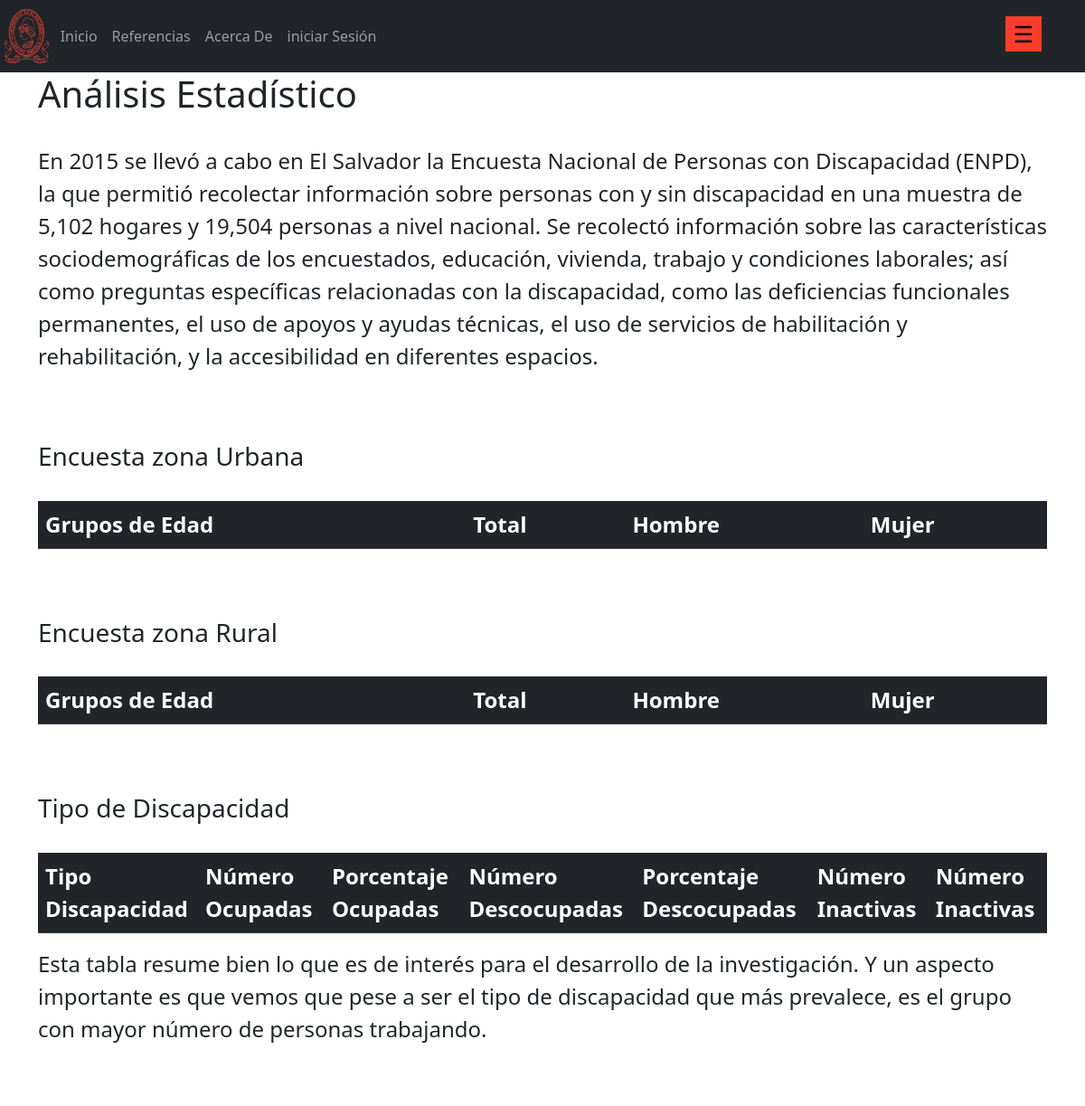
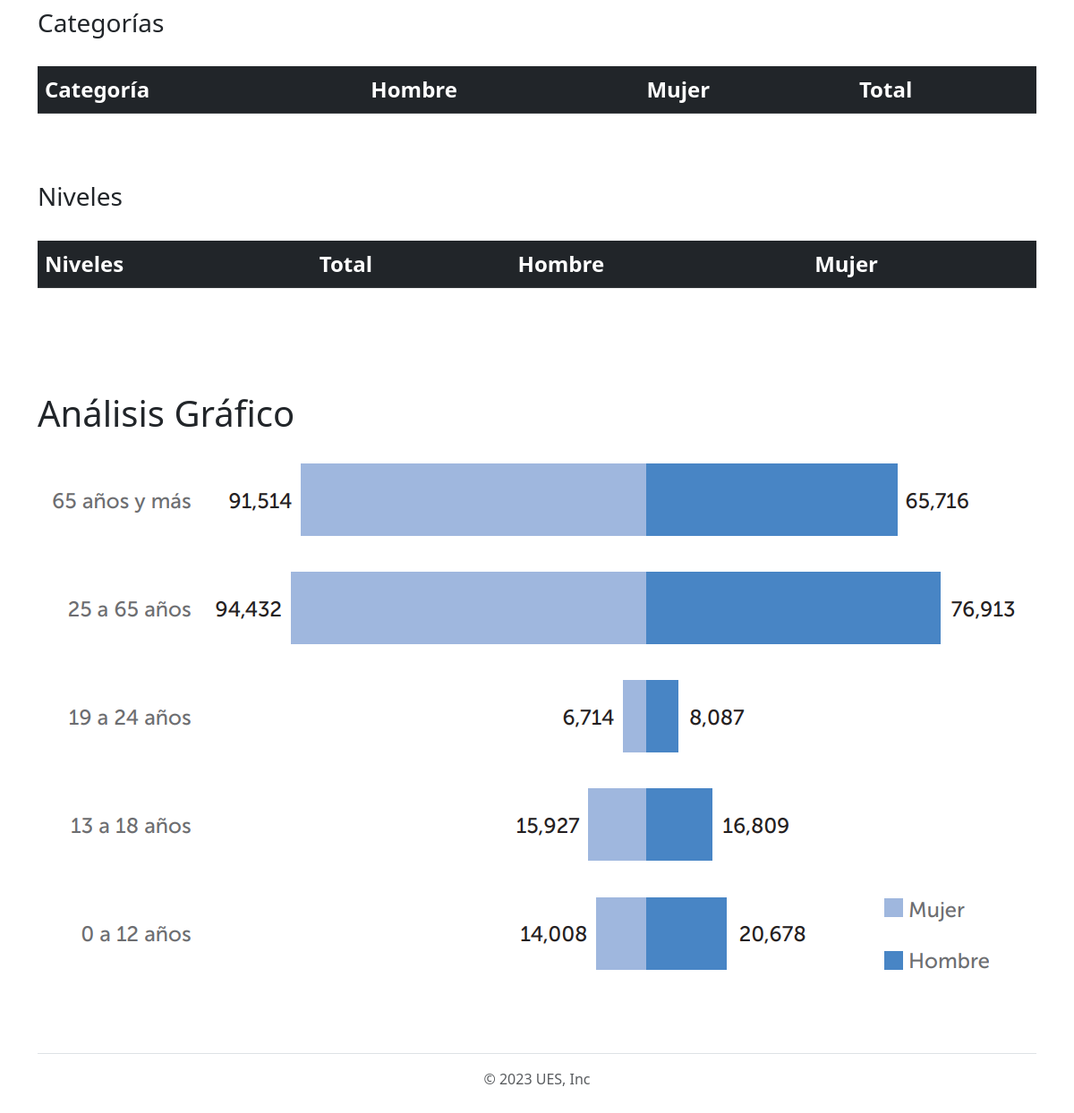
Page /trabajo/trabajo on the earlier database version (2 pictures, top to bottom).
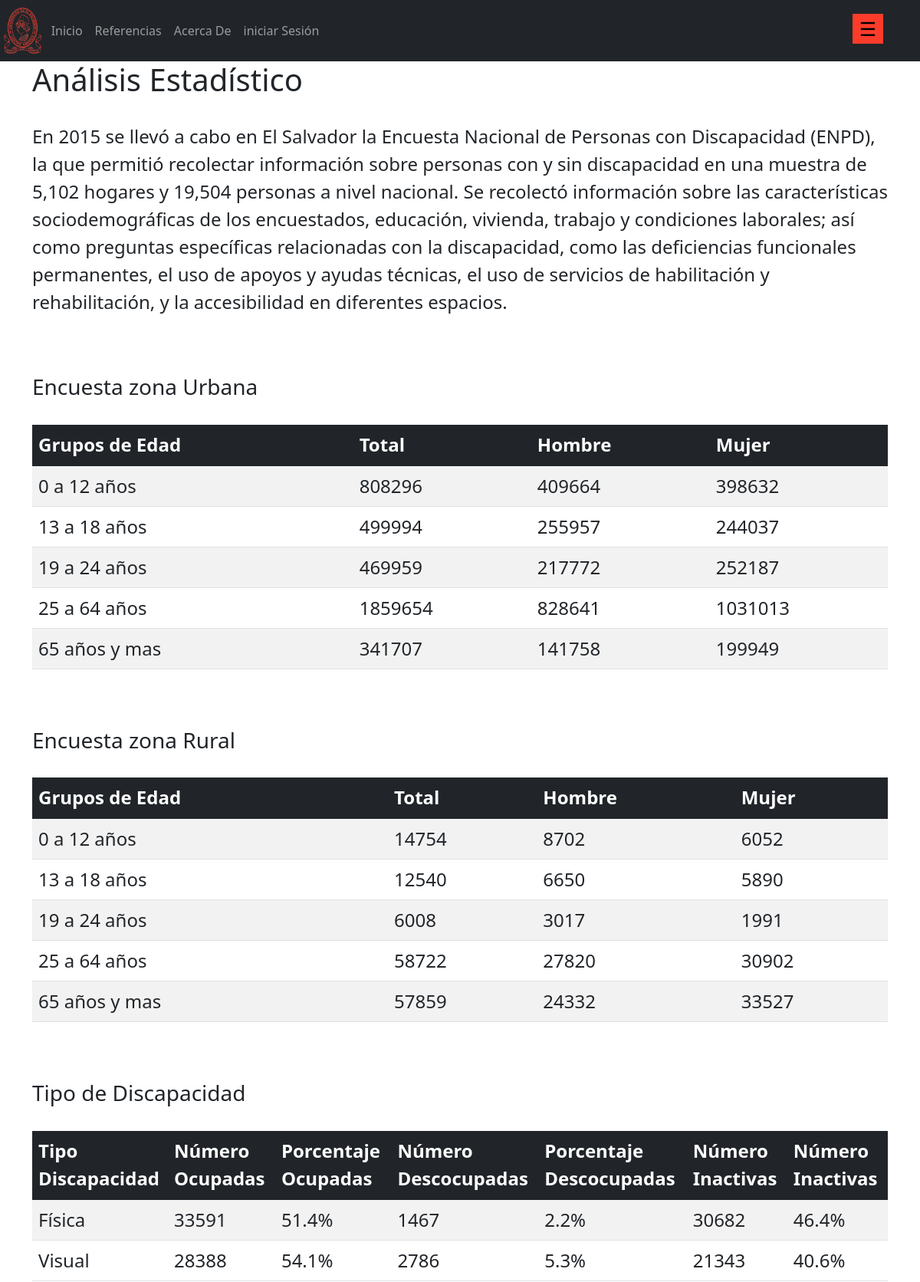
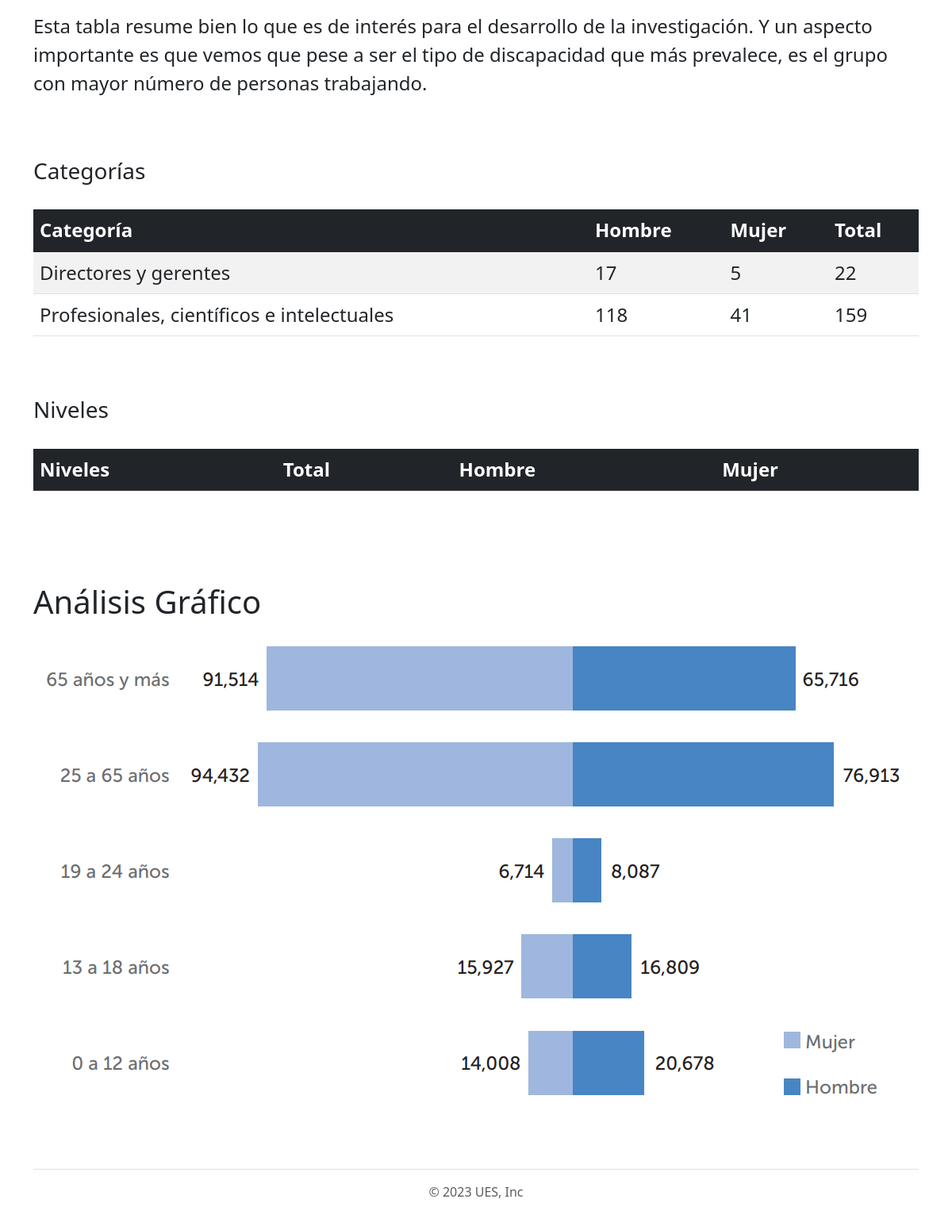
Same page on the later database version (2 pictures, top to bottom).
### aplicaciones/trabajo/models.py (models this page shows, shortened)
class tablaEncuestaUrbana(models.Model):
    grupoEdad = models.CharField(max_length=50)
    total = models.IntegerField()
    hombre = models.IntegerField()
    mujer = models.IntegerField()
    class Meta:
        verbose_name_plural = "Encuesta Urbana"

class tablaEncuestaRural(models.Model):
    grupoEdad = models.CharField(max_length=50)
    total = models.IntegerField()
    hombre = models.IntegerField()
    mujer = models.IntegerField()
    class Meta:
        verbose_name_plural = "Encuesta Rural"

class tablaTipoDiscapacidad(models.Model):
    discapacidad = models.CharField(max_length=50, default='')
    numero_Ocupadas = models.IntegerField(default=0)
    porcentaje_Ocupadas = models.CharField(max_length=50, default='')
    numero_Desocupadas = models.IntegerField(default=0)
    porcentaje_Desocupadas = models.CharField(max_length=50, default='')
    numero_Inactivas = models.IntegerField(default=0)
    porcentaje_Inactivas = models.CharField(max_length=50, default='')
    class Meta:
        verbose_name_plural = "Tabla Tipo Discapacidad"

class tablaCategoria(models.Model):
    categoria = models.CharField(max_length=50)
    hombre = models.IntegerField()
    mujer = models.IntegerField()
    total = models.IntegerField()
    class Meta:
        verbose_name_plural = "Tabla Categoria"

### aplicaciones/trabajo/views.py (the view)
def tablas(request):
    tUrbano = tablaEncuestaUrbana.objects.all().order_by('id')
    tRural = tablaEncuestaRural.objects.all().order_by('id')
    tdiscapacidad = tablaTipoDiscapacidad.objects.all().order_by('id')
    tcategoria = tablaCategoria.objects.all().order_by('id')
    resumenn = resumen.objects.all().order_by('id')
    analisiss = analisis.objects.all().order_by('id')
    tnivel = tablaNivel.objects.all().order_by('id')
    return render(request, 'trabajo/trabajo.html', {
        'tUrbano': tUrbano,
        'tRural': tRural,
        'tdiscapacidad': tdiscapacidad,
        'tcategoria':tcategoria,
        'resumen': resumenn,
        'analisis': analisiss,
        'tnivel':tnivel,
    })

### templates/trabajo/trabajo.html (shortened to what this page needs)
{% extends 'layout/base.html' %}
{% block content %}
<div>
    <h1>Análisis Estadístico</h1><br>
    <p style="font-size: x-large;">En 2015 se llevó a cabo en El Salvador la Encuesta Nacional de Personas con Discapacidad (ENPD),
        la que permitió recolectar información sobre personas con y sin discapacidad en una muestra de 5,102 hogares y
        19,504 personas a nivel nacional. Se recolectó información sobre las características sociodemográficas de los encuestados,
        educación, vivienda, trabajo y condiciones laborales; así como preguntas específicas relacionadas con la discapacidad,
        como las deficiencias funcionales permanentes, el uso de apoyos y ayudas técnicas, el uso de servicios de habilitación y rehabilitación, y
        la accesibilidad en diferentes espacios.
    </p>
    <div style="padding-top: 60px;" >
        <h3>Encuesta zona Urbana</h3><br>
        <table class="table table-striped" style="font-size: x-large;">
            <thead class="table-dark">
                <tr>
                    <th>Grupos de Edad</th>
                    <th>Total</th>
                    <th>Hombre</th>
                    <th>Mujer</th>
                </tr>
            </thead>
            <tbody class="table-group-divider">
                {% for e in tUrbano %}
                    <tr>
                        <td> {{ e.grupoEdad }}</td>
                        <td> {{ e.total }}</td>
                        <td> {{ e.hombre }}</td>
                        <td> {{ e.mujer }}</td>
                    </tr>
                {% endfor %}
            </tbody>
        </table>
    </div>
    <div style="padding-top: 60px;">
        <h3>Encuesta zona Rural</h3><br>
        <table class="table table-striped" style="font-size: x-large;">
            <thead class="table-dark">
                <tr><th>Grupos de Edad</th>
                    <th>Total</th>
                    <th>Hombre</th>
                    <th>Mujer</th>
                </tr>
            </thead>
            <tbody class="table-group-divider">
                {% for i in tRural %}
                    <tr>
                        <td> {{ i.grupoEdad }}</td>
                        <td> {{ i.total }}</td>
                        <td> {{ i.hombre }}</td>
                        <td> {{ i.mujer }}</td>
                    </tr>
                {% endfor %}
            </tbody>
        </table>
    </div>
    <div style="padding-top: 60px;">
        <h3>Tipo de Discapacidad</h3><br>
        <table class="table table-striped" style="font-size: x-large;">
            <thead class="table-dark">
                <tr>
                    <th>Tipo Discapacidad</th>
                    <th>Número Ocupadas</th>
                    <th>Porcentaje Ocupadas</th>
                    <th>Número Descocupadas</th>
                    <th>Porcentaje Descocupadas</th>
                    <th>Número Inactivas</th>
                    <th>Número Inactivas</th>
                </tr>
            </thead>
            <tbody class="table-group-divider">
                {% for j in tdiscapacidad %}
                    <tr>
                        <td> {{ j.discapacidad }}</td>
                        <td> {{ j.numero_Ocupadas }}</td>
                        <td> {{ j.porcentaje_Ocupadas }}</td>
                        <td> {{ j.numero_Desocupadas }}</td>
                        <td> {{ j.porcentaje_Desocupadas }}</td>
                        <td> {{ j.numero_Inactivas }}</td>
                        <td> {{ j.porcentaje_Inactivas }}</td>
                    </tr>
                {% endfor %}
            </tbody>
        </table>
        <p style="font-size: x-large;">Esta tabla resume bien lo que es de interés para el desarrollo de la investigación.
            Y un aspecto importante es que vemos que pese a ser el tipo de discapacidad que más prevalece,
            es el grupo con mayor número de personas trabajando.
        </p>
    </div>
    <div style="padding-top: 60px;">
        <h3>Categorías</h3><br>
        <table class="table table-striped" style="font-size: x-large;">
            <thead class="table-dark">
                <tr>
                    <th>Categoría</th>
                    <th>Hombre</th>
                    <th>Mujer</th>
                    <th>Total</th>
                </tr>
            </thead>
            <tbody class="table-group-divider">
                {% for x in tcategoria %}
                    <tr>
                        <td> {{ x.categoria }}</td>
                        <td> {{ x.hombre }}</td>
                        <td> {{ x.mujer }}</td>
                        <td> {{ x.total }}</td>
                    </tr>
                {% endfor %}
            </tbody>
        </table>
    </div>
    <div style="padding-top: 60px;">
        <h3>Niveles</h3><br>
        <table class="table table-striped" style="font-size: x-large;">
            <thead class="table-dark">
                <tr>
                    <th>Niveles</th>
                    <th>Total</th>
                    <th>Hombre</th>
                    <th>Mujer</th>
                </tr>
            </thead>
        </table>
    </div>
    <h1 style="padding-top: 100px;">Análisis Gráfico</h1>
    <div>
        <img src="Proyecto/static/img/grafico1.png">
    </div>
    {% endblock content %}

### templates/layout/base.html (shortened to what this page needs)
{% load static %}
<!DOCTYPE html>
<html lang="en">
  <head>
    <link href="{% static 'fontawesomefree/css/fontawesome.css' %}" rel="stylesheet" type="text/css">
    <link href="{% static 'fontawesomefree/css/brands.css' %}" rel="stylesheet" type="text/css">
    <link href="{% static 'fontawesomefree/css/solid.css' %}" rel="stylesheet" type="text/css">
    <link
      href="https://cdn.jsdelivr.net/npm/bootstrap@5.3.0-alpha3/dist/css/bootstrap.min.css"
      rel="stylesheet"
    />
    <link
      rel="stylesheet"
      type="text/css"
      href="{% static 'css/sidebar.css' %}"
    />
  </head>
  <body>
    <header>
      {% include 'layout/_navbar.html' %}
      <div class="toggle-btn">
        <span>&#9776;</span>
      </div>
    </header>
    <main id="main">
      <div class="content container">{% block content %}{% endblock %}</div>
    </main>
    {% include 'layout/_footer.html' %}
  </body>
</html>

### templates/layout/_navbar.html
{% load static %}
<nav class="navbar navbar-expand-sm bg-dark navbar-dark header">
   <div class="toggle-btn">
    <span>&#9776;</span>
  </div>
  <a href="https://www.ues.edu.sv">
    <img src="{% static 'img/ues-logo.png'%}" "width="70" height="60">
  </a>
    <ul class="navbar-nav">
      <li class="nav-item active">
        <a class="nav-link" href="{% url 'inicio' %}">Inicio</a>
      </li>
      <li class="nav-item">
        <a class="nav-link" href="#">Referencias</a>
      </li>
      <li class="nav-item">
        <a class="nav-link" href="#">Acerca De</a>
      </li>
      <li class="nav-item dropdown">
        {% if request.user.is_authenticated %}
        <a class="nav-link dropdown-toggle" href="" role="button" data-bs-toggle="dropdown" aria-expanded="false">
          {{ request.user.username }}
        </a>
        <ul class="dropdown-menu dropdown-menu-start">
          <li><a class="dropdown-item" href="/admin/">Perfil</a></li>
          <li><a class="dropdown-item" href="#">Cambiar contraseña</a></li>
          <li><hr class="dropdown-divider"></li>
          <li><a class="dropdown-item" href="/admin/logout/">Cerrar Sesión</a></li>
        </ul>
      </li>
      {% else %}
      <a class="nav-link" href="/admin" role="button" data-bs-toggle="dropdown" aria-expanded="false">
        iniciar Sesión
      </a>
        {% endif %}
    </ul>
</nav>

### templates/layout/_sidebar.html (shortened to what this page needs)
{% load static %}

### templates/layout/_footer.html
<div class="container">
    <footer class="py-3 my-4">
      <ul class="nav justify-content-center border-bottom pb-3 mb-3">
      </ul>
      <p class="text-center text-muted">© 2023 UES, Inc</p>
    </footer>
  </div>

### static/css/sidebar.css (style rules this page uses)
* { margin: 0; padding: 0; }
#main { margin-top: 10vh; }
.header { position: fixed; top: 0; left: 0; width: 100%; height: 10vh; z-index: 1; }
.toggle-btn { position: fixed; top: 1.1rem; right: 3rem; cursor: pointer; }
.toggle-btn span { display: block; width: 40px; text-align: center; font-size: 25px; border: 1px solid #fc3c2b; color: #000; background-color: #fc3c2b; }
img { z-index: -1; }

Differences in the rows shown:
added tablaEncuestaUrbana: grupoEdad "0 a 12 años", total "808296", hombre "409664", mujer "398632"
added tablaEncuestaUrbana: grupoEdad "13 a 18 años", total "499994", hombre "255957", mujer "244037"
added tablaEncuestaUrbana: grupoEdad "19 a 24 años", total "469959", hombre "217772", mujer "252187"
added tablaEncuestaUrbana: grupoEdad "25 a 64 años", total "1859654", hombre "828641", mujer "1031013"
added tablaEncuestaUrbana: grupoEdad "65 años y mas", total "341707", hombre "141758", mujer "199949"
added tablaEncuestaRural: grupoEdad "0 a 12 años", total "14754", hombre "8702", mujer "6052"
added tablaEncuestaRural: grupoEdad "13 a 18 años", total "12540", hombre "6650", mujer "5890"
added tablaEncuestaRural: grupoEdad "19 a 24 años", total "6008", hombre "3017", mujer "1991"
added tablaEncuestaRural: grupoEdad "25 a 64 años", total "58722", hombre "27820", mujer "30902"
added tablaEncuestaRural: grupoEdad "65 años y mas", total "57859", hombre "24332", mujer "33527"
added tablaTipoDiscapacidad: discapacidad "Física", numero_Ocupadas "33591", porcentaje_Ocupadas "51.4%", numero_Desocupadas "1467", porcentaje_Desocupadas "2.2%", numero_Inactivas "30682", porcentaje_Inactivas "46.4%"
added tablaTipoDiscapacidad: discapacidad "Visual", numero_Ocupadas "28388", porcentaje_Ocupadas "54.1%", numero_Desocupadas "2786", porcentaje_Desocupadas "5.3%", numero_Inactivas "21343", porcentaje_Inactivas "40.6%"
added tablaCategoria: categoria "Directores y gerentes", hombre "17", mujer "5", total "22"
added tablaCategoria: categoria "Profesionales, científicos e intelectuales", hombre "118", mujer "41", total "159"
